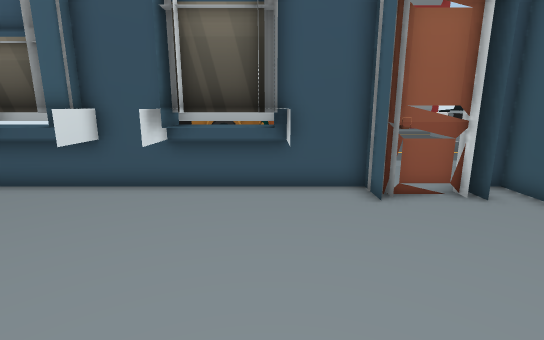
view 1 (above)

14 first-person views from a walk through a scene from a Unity 3-D project. The camera is 1.2 m above the floor, tilts 12° down and sees 85° across. The floor is counted in squares, 0.5 m on a side. Each view is taken from the middle of a square. On the plan, view 1 faces up. The plan holds only what a view shows up to about 19 squares ahead; the rest is blank. The place goes on beyond the plan.

view 2
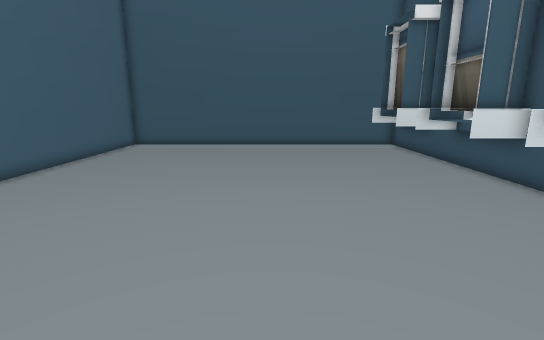

view 3
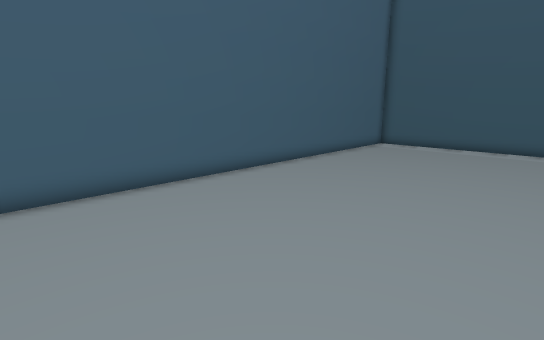

view 4
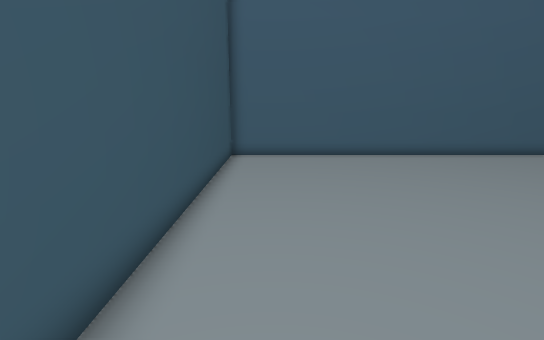

view 5
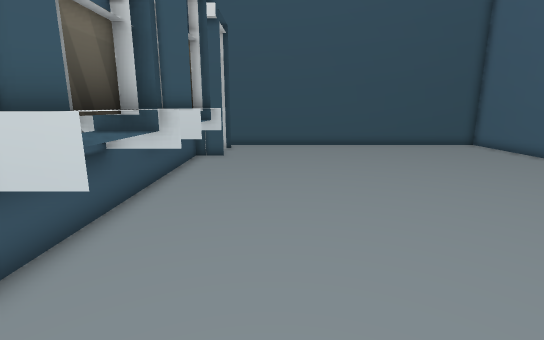

view 6
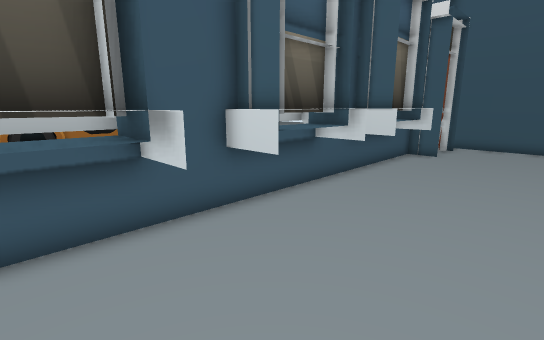

view 7
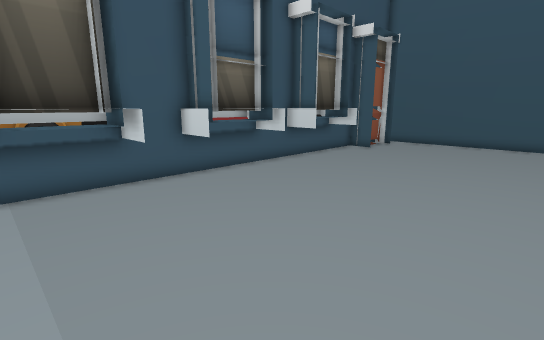

view 8
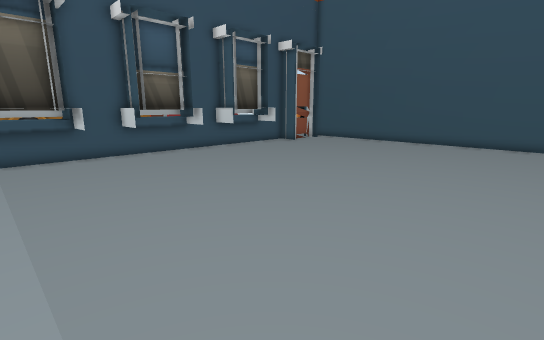

view 9
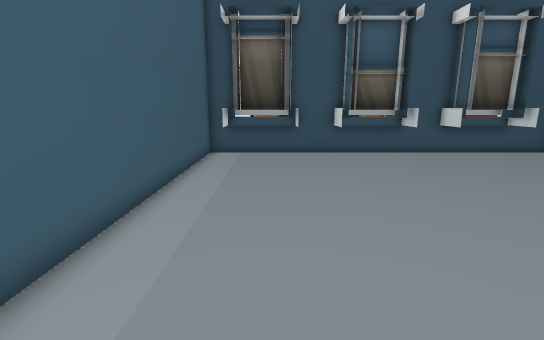

view 10
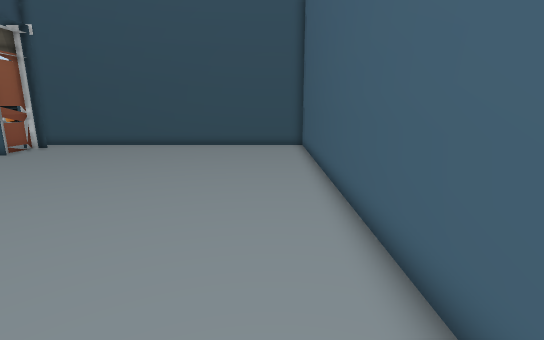

view 11
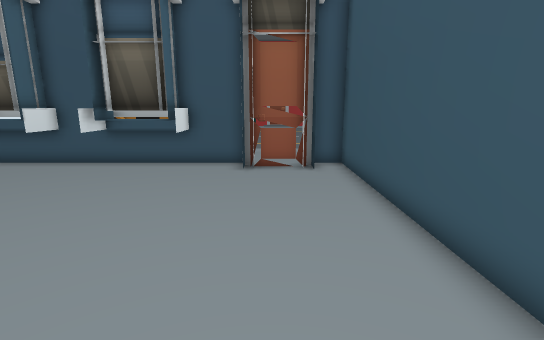

view 12
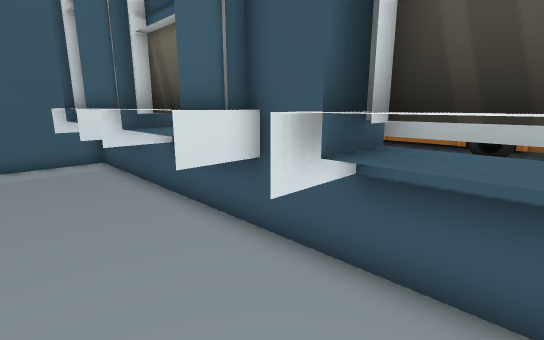

view 13
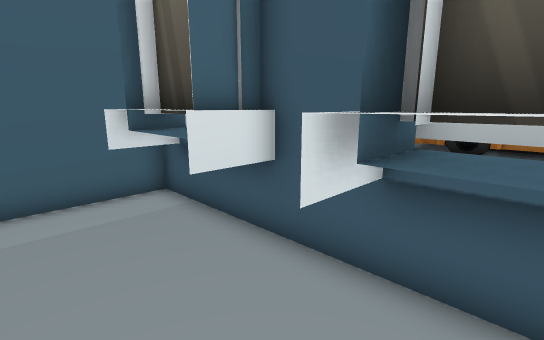

view 14
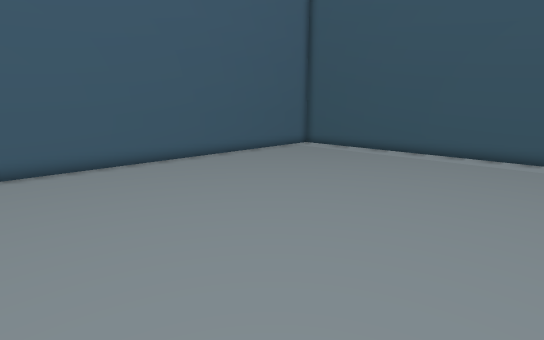

### Floor plan
Ten units are one square. View 1 is at (0, 0); x grows to the right and y downward. Boxes are objects, and circles mark ways between rooms. Rooms are numbered by the first view taken in them; rooms with no view inside come last. Other rooms are left out.
<svg viewBox="-158 -99 234 184">
<path fill="none" stroke="#000" d="M-31 -70 -31 -89M-27 -74 -27 -89M-23 -76 -23 -81M-59 -80 -79 -80M-87 -70 -87 -89 -87 -70M-83 -74 -83 -89M-52 -89 -52 -70M-55 -89 -55 -74M-3 -83 -3 -76M1 -84 1 -74M4 -89 4 -70M29 -74 29 -88 -153 -88 -153 80 71 80 71 -88M33 -76 33 -83 29 -83M-115 -80 -135 -80M-108 -89 -108 -70M-111 -89 -111 -74M55 -80 30 -80M58 -83 52 -83M-143 -89 -143 -70M-139 -89 -139 -74M-109 -94 -140 -94M-111 -74 -111 -89M-108 -70 -108 -89M-27 -89 -27 -74M-31 -89 -31 -70M4 -90 4 -94 -31 -94M1 -74 1 -89M4 -70 4 -89M57 -74 57 -89M-83 -89 -83 -74M-52 -90 -52 -94 -87 -94 -87 -90M-55 -74 -55 -89M-52 -70 -52 -89"/>
<text x="-40" y="0">1</text>
<text x="-130" y="-90">2</text>
<text x="-20" y="-90">3</text>
<text x="40" y="-90">4</text>
<text x="-70" y="-90">5</text>
</svg>

Where each view was taken, in squares from view 1:
view 1: 0 up, 0 right, facing up
view 2: 1 up, 4 right, facing left
view 3: 1 up, 4 right, facing down-left
view 4: 7 up, 5 right, facing down
view 5: 5 up, 12 left, facing right
view 6: 3 up, 13 left, facing up-right
view 7: 1 down, 14 left, facing up-right
view 8: 7 down, 14 left, facing up-right
view 9: 7 down, 12 left, facing up
view 10: 6 down, 12 left, facing right
view 11: 4 down, 4 right, facing up
view 12: 5 up, 1 left, facing up-left
view 13: 5 up, 7 left, facing up-left
view 14: 5 up, 1 right, facing down-left
